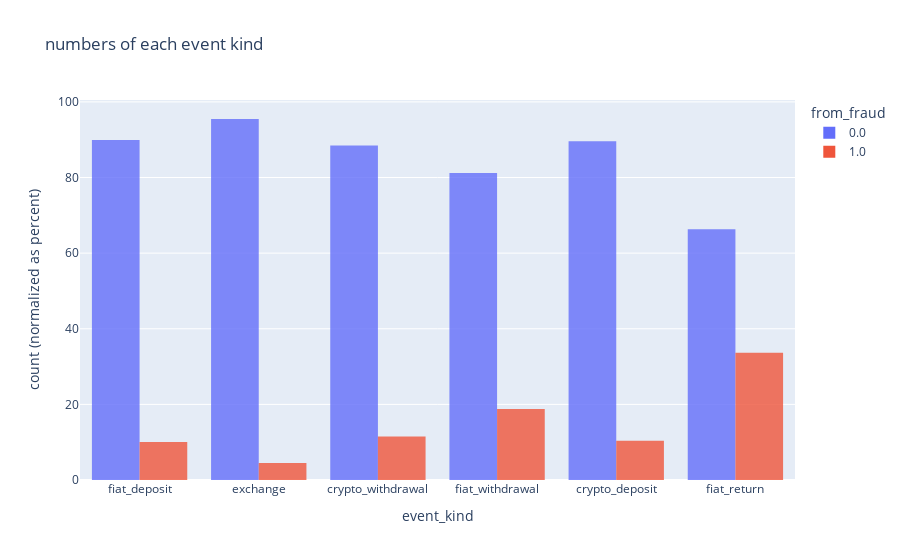

Source (notebook cell):
### Code cell
fig = px.histogram(df_transaction, x="event_kind",
                   title='numbers of each event kind',
                   opacity=0.8, # color of histogram bars
                   color="from_fraud",
                   barmode='group',
                   barnorm='percent',
                   labels={
                     "0.0": "Date"
                 }
                   )
fig.show()

### Figure 1 — Plotly figure (JSON) as saved in the notebook; plotly's stock layout.template omitted (floating-point values rounded to 4 significant figures; data arrays with more than 128 entries replaced by an {"elided": "..."} marker saying what was removed)
{"data": [{"alignmentgroup": "True", "bingroup": "x", "hovertemplate": "from_fraud=0.0<br>event_kind=%{x}<br>count (normalized as percent)=%{y}<extra></extra>", "legendgroup": "0.0", "marker": {"color": "#636efa", "opacity": 0.8, "pattern": {"shape": ""}}, "name": "0.0", "offsetgroup": "0.0", "orientation": "v", "showlegend": true, "type": "histogram", "x": {"elided": "59104 str values"}, "xaxis": "x", "yaxis": "y"}, {"alignmentgroup": "True", "bingroup": "x", "hovertemplate": "from_fraud=1.0<br>event_kind=%{x}<br>count (normalized as percent)=%{y}<extra></extra>", "legendgroup": "1.0", "marker": {"color": "#EF553B", "opacity": 0.8, "pattern": {"shape": ""}}, "name": "1.0", "offsetgroup": "1.0", "orientation": "v", "showlegend": true, "type": "histogram", "x": {"elided": "4728 str values"}, "xaxis": "x", "yaxis": "y"}], "layout": {"barmode": "group", "barnorm": "percent", "legend": {"title": {"text": "from_fraud"}, "tracegroupgap": 0}, "title": {"text": "numbers of each event kind"}, "xaxis": {"anchor": "y", "domain": [0, 1], "title": {"text": "event_kind"}}, "yaxis": {"anchor": "x", "domain": [0, 1], "title": {"text": "count (normalized as percent)"}}}}
